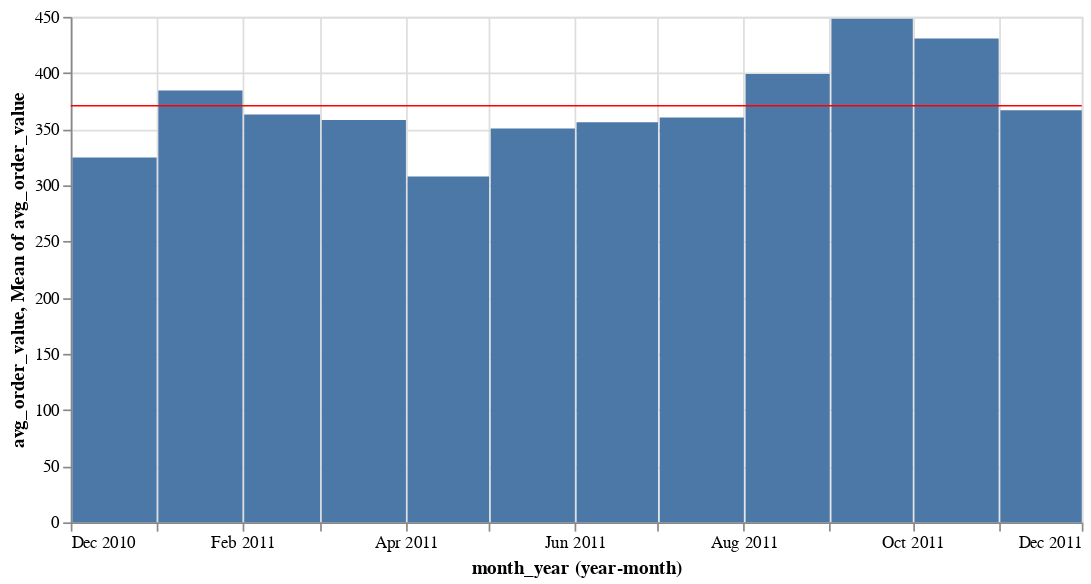

Notebook code cell kept with this figure:
### Markdown cell above
### Montly average order value (5)

### Code cell
# change data type to float32
e_commerce_monthly['avg_order_value'] = e_commerce_monthly['avg_order_value'].astype(np.float32)

# subset data
monthly_avg_order_value = e_commerce_monthly[['month_year','avg_order_value']]

# altair plot
bar = alt.Chart(monthly_avg_order_value).mark_bar().encode(
    x=alt.X('month_year',timeUnit='yearmonth'),
    y='avg_order_value:Q'
)

rule = alt.Chart(monthly_avg_order_value).mark_rule(color='red').encode(
    y= 'mean(avg_order_value):Q'
)

(bar + rule).properties(width=600)

### Figure 1 — Vega-Lite specification as saved in the notebook (floating-point values rounded to 4 significant figures)
{"config": {"view": {"continuousWidth": 400, "continuousHeight": 300}}, "layer": [{"mark": "bar", "encoding": {"x": {"field": "month_year", "timeUnit": "yearmonth", "type": "temporal"}, "y": {"field": "avg_order_value", "type": "quantitative"}}}, {"mark": {"type": "rule", "color": "red"}, "encoding": {"y": {"aggregate": "mean", "field": "avg_order_value", "type": "quantitative"}}}], "data": {"name": "data-01c6f1eeea7b2ede7a5b2551400000dc"}, "width": 600, "$schema": "https://vega.github.io/schema/vega-lite/v4.17.0.json", "datasets": {"data-01c6f1eeea7b2ede7a5b2551400000dc": [{"month_year": "2010-12-01T00:00:00", "avg_order_value": 324.7}, {"month_year": "2011-01-01T00:00:00", "avg_order_value": 384.4}, {"month_year": "2011-02-01T00:00:00", "avg_order_value": 363.2}, {"month_year": "2011-03-01T00:00:00", "avg_order_value": 358.2}, {"month_year": "2011-04-01T00:00:00", "avg_order_value": 307.8}, {"month_year": "2011-05-01T00:00:00", "avg_order_value": 350.6}, {"month_year": "2011-06-01T00:00:00", "avg_order_value": 356.2}, {"month_year": "2011-07-01T00:00:00", "avg_order_value": 360.5}, {"month_year": "2011-08-01T00:00:00", "avg_order_value": 399.2}, {"month_year": "2011-09-01T00:00:00", "avg_order_value": 448.2}, {"month_year": "2011-10-01T00:00:00", "avg_order_value": 430.7}, {"month_year": "2011-11-01T00:00:00", "avg_order_value": 367.0}]}}
